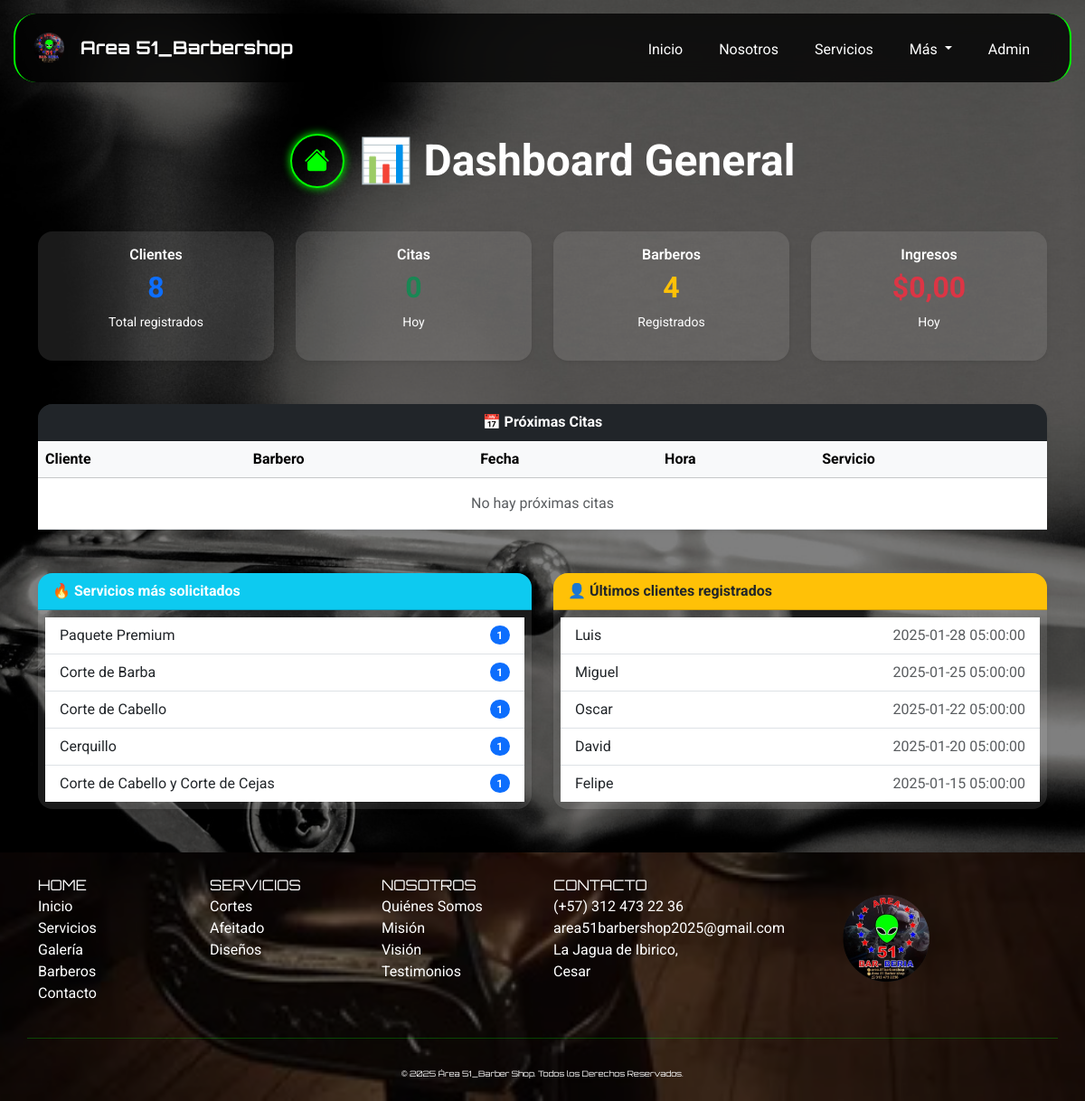
Screenshot of /index.php?page=dashboard (signed in) with the database file from the repository.
### tables this page shows
CREATE TABLE `clientes` (
  `id_cliente` INT(11) NOT NULL AUTO_INCREMENT,
  `nombre` VARCHAR(100) NOT NULL,
  `apellido` VARCHAR(100) NOT NULL,
  `telefono` VARCHAR(20) DEFAULT NULL,
  `correo` VARCHAR(150) DEFAULT NULL,
  `fecha_registro` TIMESTAMP NOT NULL DEFAULT CURRENT_TIMESTAMP,
  PRIMARY KEY (`id_cliente`)
);

### app/views/dashboard.php (the view, shortened to what this page needs)
<?php
require_once __DIR__ . '/../../config/database.php';
$stmt = $db->query("SELECT COUNT(*) AS total FROM clientes");
$clientesCount = $stmt->fetch(PDO::FETCH_ASSOC)['total'] ?? 0;
$stmt = $db->prepare("SELECT COUNT(*) AS total FROM citas WHERE DATE(fecha_cita) = CURDATE()");
$stmt->execute();
$citasCount = $stmt->fetch(PDO::FETCH_ASSOC)['total'] ?? 0;
$stmt = $db->query("SELECT COUNT(*) AS total FROM barberos");
$barberosCount = $stmt->fetch(PDO::FETCH_ASSOC)['total'] ?? 0;
$stmt = $db->prepare("
    SELECT SUM(s.precio) AS total
    FROM citas c
    INNER JOIN servicios s ON c.id_servicio = s.id_servicio
    WHERE DATE(c.fecha_cita) = CURDATE()
");
$stmt->execute();
$ingresosHoy = $stmt->fetch(PDO::FETCH_ASSOC)['total'] ?? 0;
$stmt = $db->prepare("
    SELECT
        c.id_cita,
        cl.nombre AS cliente,
        b.nombre AS barbero,
        c.fecha_cita,
        c.hora_cita,
        s.nombre AS servicio
    FROM citas c
    JOIN clientes cl ON c.id_cliente = cl.id_cliente
    JOIN barberos b ON c.id_barbero = b.id_barbero
    JOIN servicios s ON c.id_servicio = s.id_servicio
    WHERE DATE(c.fecha_cita) >= CURDATE()
    ORDER BY c.fecha_cita, c.hora_cita
    LIMIT 10
");
$stmt->execute();
$proximasCitas = $stmt->fetchAll(PDO::FETCH_ASSOC);
$stmt = $db->query("
    SELECT s.nombre, COUNT(c.id_cita) AS cantidad
    FROM citas c
    JOIN servicios s ON c.id_servicio = s.id_servicio
    GROUP BY s.nombre
    ORDER BY cantidad DESC
    LIMIT 5
");
$serviciosPopulares = $stmt->fetchAll(PDO::FETCH_ASSOC);
$stmt = $db->query("
    SELECT nombre, fecha_registro
    FROM clientes
    ORDER BY fecha_registro DESC
    LIMIT 5
");
$ultimosClientes = $stmt->fetchAll(PDO::FETCH_ASSOC);
?>
<body>
    <div class="container py-5" style="margin-top:100px;">
        <div class="d-flex flex-column flex-md-row align-items-center justify-content-center gap-3 mb-5 text-center text-md-start">
            <a href="index.php?page=panel" class="btn btn-neon d-flex justify-content-center align-items-center rounded-circle"
            style="width: 60px; height: 60px;">
                <i class="bi bi-house-fill fs-3"></i>
            </a>
            <h1 class="fw-bold display-5 text-white mb-0">📊 Dashboard General</h1>
        </div>
        <div class="row g-4 mb-5">
            <?php
            $stats = [
                ['title' => 'Clientes', 'value' => htmlspecialchars($clientesCount), 'color' => 'primary', 'desc' => 'Total registrados'],
                ['title' => 'Citas', 'value' => htmlspecialchars($citasCount), 'color' => 'success', 'desc' => 'Hoy'],
                ['title' => 'Barberos', 'value' => htmlspecialchars($barberosCount), 'color' => 'warning', 'desc' => 'Registrados'],
                ['title' => 'Ingresos', 'value' => '$' . number_format($ingresosHoy, 2, ',', '.'), 'color' => 'danger', 'desc' => 'Hoy'],
            ];
            foreach ($stats as $stat): ?>
                <div class="col-12 col-sm-6 col-md-3">
                    <div class="card shadow-sm border-0 rounded-4 h-100 text-center">
                        <div class="card-body">
                            <h6 class="text-white fw-semibold"><?= $stat['title'] ?></h6>
                            <h2 class="fw-bold text-<?= $stat['color'] ?>"><?= $stat['value'] ?></h2>
                            <p class="small text-white"><?= $stat['desc'] ?></p>
                        </div>
                    </div>
                </div>
            <?php endforeach; ?>
        </div>
        <div class="card shadow-sm border-0 rounded-4 mb-5">
            <div class="card-header bg-dark text-white fw-bold rounded-top-4 text-center">
                📅 Próximas Citas
            </div>
            <div class="card-body p-0">
                <div class="table-responsive">
                    <table class="table table-hover align-middle mb-0">
                        <thead class="table-light">
                            <tr>
                                <th>Cliente</th>
                                <th>Barbero</th>
                                <th>Fecha</th>
                                <th>Hora</th>
                                <th>Servicio</th>
                            </tr>
                        </thead>
                        <tbody>
                            <?php if (!empty($proximasCitas)): ?>
                                <?php foreach ($proximasCitas as $cita): ?>
                                    <tr>
                                        <td><?= htmlspecialchars($cita['cliente']) ?></td>
                                        <td><?= htmlspecialchars($cita['barbero']) ?></td>
                                        <td><?= htmlspecialchars($cita['fecha_cita']) ?></td>
                                        <td><?= htmlspecialchars($cita['hora_cita']) ?></td>
                                        <td><?= htmlspecialchars($cita['servicio']) ?></td>
                                    </tr>
                                <?php endforeach; ?>
                            <?php else: ?>
                                <tr>
                                    <td colspan="5" class="text-center text-muted py-3">No hay próximas citas</td>
                                </tr>
                            <?php endif; ?>
                        </tbody>
                    </table>
                </div>
            </div>
        </div>
        <div class="row g-4">
            <div class="col-12 col-md-6">
                <div class="card shadow-sm border-0 rounded-4 h-100">
                    <div class="card-header bg-info text-white fw-bold rounded-top-4">
                        🔥 Servicios más solicitados
                    </div>
                    <div class="card-body p-2">
                        <?php if (!empty($serviciosPopulares)): ?>
                            <ul class="list-group list-group-flush">
                                <?php foreach ($serviciosPopulares as $servicio): ?>
                                    <li class="list-group-item d-flex justify-content-between align-items-center">
                                        <?= htmlspecialchars($servicio['nombre']) ?>
                                        <span class="badge bg-primary rounded-pill"><?= htmlspecialchars($servicio['cantidad']) ?></span>
                                    </li>
                                <?php endforeach; ?>
                            </ul>
                        <?php else: ?>
                            <p class="text-muted mb-0 text-center">No hay datos</p>
                        <?php endif; ?>
                    </div>
                </div>
            </div>
            <div class="col-12 col-md-6">
                <div class="card shadow-sm border-0 rounded-4 h-100">
                    <div class="card-header bg-warning text-dark fw-bold rounded-top-4">
                        👤 Últimos clientes registrados
                    </div>
                    <div class="card-body p-2">
                        <?php if (!empty($ultimosClientes)): ?>
                            <ul class="list-group list-group-flush">
                                <?php foreach ($ultimosClientes as $cliente): ?>
                                    <li class="list-group-item d-flex justify-content-between align-items-center">
                                        <?= htmlspecialchars($cliente['nombre']) ?>
                                        <span class="text-muted"><?= htmlspecialchars($cliente['fecha_registro']) ?></span>
                                    </li>
                                <?php endforeach; ?>
                            </ul>
                        <?php else: ?>
                            <p class="text-muted mb-0 text-center">No hay nuevos clientes</p>
                        <?php endif; ?>
                    </div>
                </div>
            </div>
        </div>
    </div>
<main>

### public/css/style.css (style rules this page uses)
body { background-image: url(../img/fondo_body.jpg); height: 600px; background-size: cover; background-position: center; background-repeat: no-repeat; background-attachment: fixed; position: relative; font-family: 'Roboto', sans-serif; background-color: #000; color: #fff; margin: 0; padding: 0; width: 100%; align-items: center; justify-content: center; }
body::before { content: ''; position: fixed; top: 0; left: 0; width: 100%; height: 100%; background-color: rgba(0, 0, 0, 0.5); z-index: -1; }
html { scroll-behavior: smooth; width: 100%; }
.btn-neon { color: #00ff00; border: 2px solid #00ff00; background-color: transparent; box-shadow: 0 0 10px #00ff00; transition: all 0.3s ease; }
.card { width: 100%; background-color: rgba(255, 255, 255, 0.1); border: 1px solid #00ff00; transition: transform 0.3s, box-shadow 0.3s; border-radius: 25px; }

### rows the page displays
clientes: nombre "Luis", fecha_registro "2025-01-28 05:00:00"
clientes: nombre "Miguel", fecha_registro "2025-01-25 05:00:00"
clientes: nombre "Oscar", fecha_registro "2025-01-22 05:00:00"
clientes: nombre "David", fecha_registro "2025-01-20 05:00:00"
clientes: nombre "Felipe", fecha_registro "2025-01-15 05:00:00"

### other values shown
$stat['title'] "Clientes"
$stat['value'] "8"
$stat['desc'] "Total registrados"
$stat['title'] "Citas"
$stat['desc'] "Hoy"
$stat['title'] "Barberos"
$stat['value'] "4"
$stat['desc'] "Registrados"
$stat['title'] "Ingresos"
$servicio['nombre'] "Paquete Premium"
$servicio['cantidad'] "1"
$servicio['nombre'] "Corte de Barba"
$servicio['nombre'] "Corte de Cabello"
$servicio['nombre'] "Cerquillo"
$servicio['nombre'] "Corte de Cabello y Corte de Cejas"
